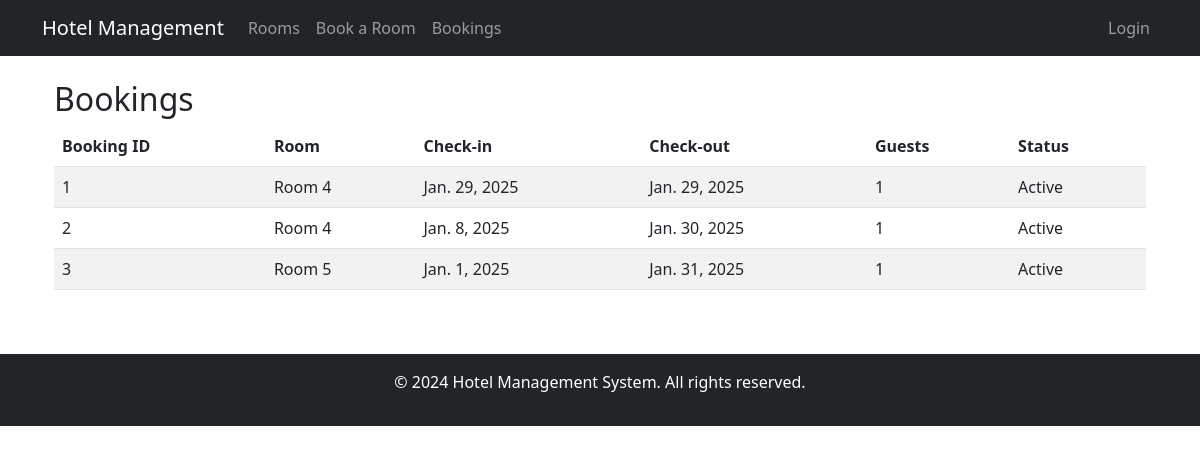
The app's page /rooms/bookings/, older data.
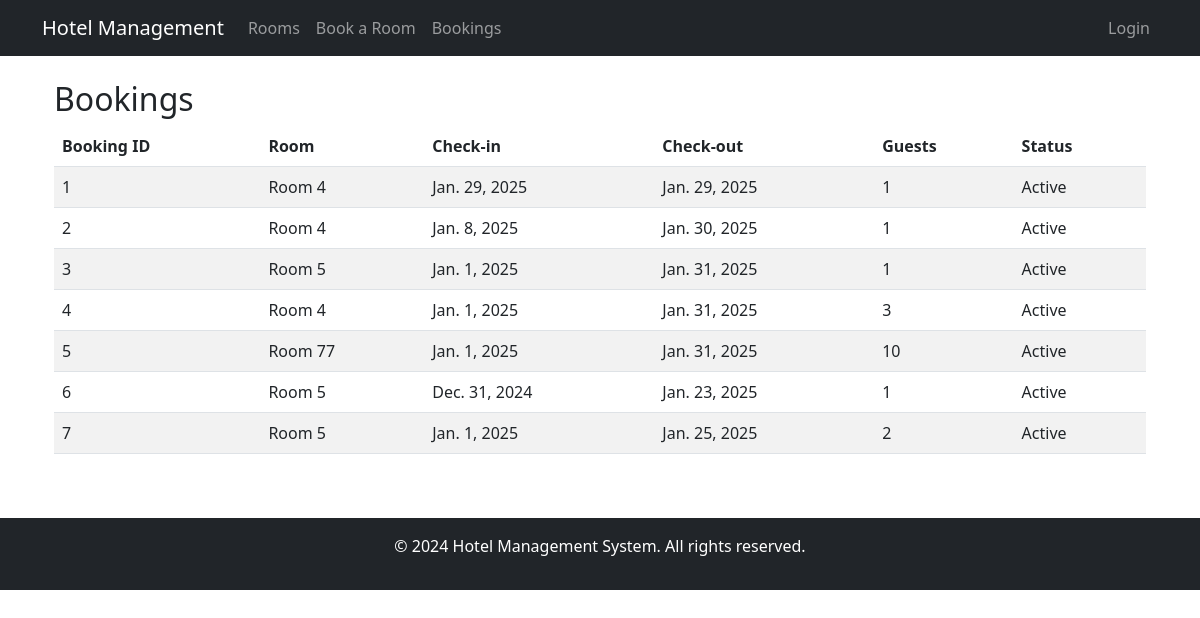
The same page, newer data.
### hotel_app/models.py (models this page shows, shortened)
class Booking(models.Model):
    guest = models.ForeignKey(User, on_delete=models.CASCADE, null=True, blank=True)
    room = models.ForeignKey(Room, on_delete=models.CASCADE)
    check_in = models.DateField()
    check_out = models.DateField()
    guests = models.IntegerField()
    special_requests = models.TextField(blank=True, null=True)
    created_at = models.DateTimeField(default=timezone.now)  # This line is now correct

class Room(models.Model):
    number = models.CharField(max_length=10)
    room_type = models.CharField(max_length=50)
    capacity = models.IntegerField()
    price = models.DecimalField(max_digits=10, decimal_places=2)
    description = models.TextField()
    is_available = models.BooleanField(default=True)

### hotel_app/views.py (the view)
# urls.py: path('bookings/', views.booking_list, name='booking_list'),  # Booking list view
def booking_list(request):
       bookings = Booking.objects.all()  # Fetch all bookings
       return render(request, 'hotel_app/booking_list.html', {'bookings': bookings})

### hotel_app/templates/hotel_app/booking_list.html (shortened to what this page needs)
{% extends 'hotel_app/base.html' %}
{% block content %}
<div class="container mt-4">
    <h2>Bookings</h2>
    {% if bookings %}
        <div class="table-responsive">
            <table class="table table-striped">
                <thead>
                    <tr>
                        <th>Booking ID</th>
                        <th>Room</th>
                        <th>Check-in</th>
                        <th>Check-out</th>
                        <th>Guests</th>
                        <th>Status</th>
                    </tr>
                </thead>
                <tbody>
                    {% for booking in bookings %}
                    <tr>
                        <td>{{ booking.id }}</td>
                        <td>Room {{ booking.room.number }}</td>
                        <td>{{ booking.check_in }}</td>
                        <td>{{ booking.check_out }}</td>
                        <td>{{ booking.guests }}</td>
                        <td>
                            {% if booking.check_in > today %}
                                Upcoming
                            {% elif booking.check_out < today %}
                                Completed
                            {% else %}
                                Active
                            {% endif %}
                        </td>
                    </tr>
                    {% endfor %}
                </tbody>
            </table>
        </div>
    {% else %}
        <p>No bookings found.</p>
    {% endif %}
</div>
{% endblock %}

### hotel_app/templates/hotel_app/base.html (shortened to what this page needs)
<!DOCTYPE html>
<html lang="en">
<head>
    <link href="https://cdn.jsdelivr.net/npm/bootstrap@5.3.0/dist/css/bootstrap.min.css" rel="stylesheet">
</head>
<body>
    <nav class="navbar navbar-expand-lg navbar-dark bg-dark">
        <div class="container">
            <a class="navbar-brand" href="{% url 'home' %}">Hotel Management</a>
            <div class="collapse navbar-collapse" id="navbarNav">
                <ul class="navbar-nav">
                    <li class="nav-item">
                        <a class="nav-link" href="{% url 'room_list' %}">Rooms</a>
                    </li>
                    <li class="nav-item">
                        <a class="nav-link" href="{% url 'booking_form' %}">Book a Room</a>
                    </li>
                    <li class="nav-item">
                        <a class="nav-link" href="{% url 'booking_list' %}">Bookings</a>
                    </li>
                </ul>
                <ul class="navbar-nav ms-auto">
                    {% if user.is_authenticated %}
                        <li class="nav-item">
                            <span class="nav-link">Welcome, {{ user.username }}</span>
                        </li>
                        <li class="nav-item">
                            <form action="{% url 'logout' %}" method="post">
                                {% csrf_token %}
                                <button type="submit" class="nav-link">Logout</button>
                            </form>
                        </li>
                    {% else %}
                        <li class="nav-item">
                            <a class="nav-link" href="{% url 'login' %}">Login</a>
                        </li>
                    {% endif %}
                </ul>
            </div>
        </div>
    </nav>
    <div class="container mt-4">
        {% block content %}
        {% endblock %}
    </div>
    <footer class="bg-dark text-white text-center py-3 mt-5">
        <p>&copy; 2024 Hotel Management System. All rights reserved.</p>
    </footer>
</body>
</html>

Row changes from the older to the newer data that the page shows:
added Booking: id "4", room.number "4", check_in "Jan. 1, 2025", check_out "Jan. 31, 2025", guests "3", shows "Active"
added Booking: id "5", room.number "77", check_in "Jan. 1, 2025", check_out "Jan. 31, 2025", guests "10", shows "Active"
added Booking: id "6", room.number "5", check_in "Dec. 31, 2024", check_out "Jan. 23, 2025", guests "1", shows "Active"
added Booking: id "7", room.number "5", check_in "Jan. 1, 2025", check_out "Jan. 25, 2025", guests "2", shows "Active"
